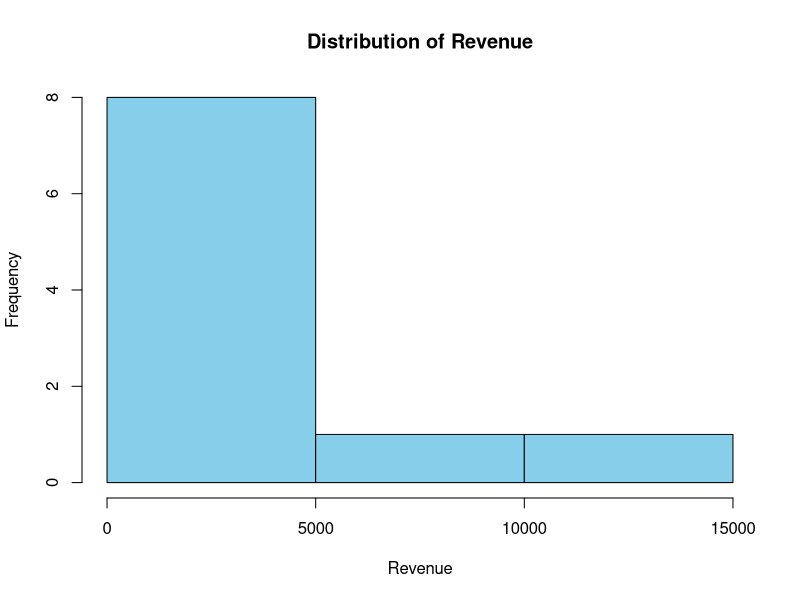
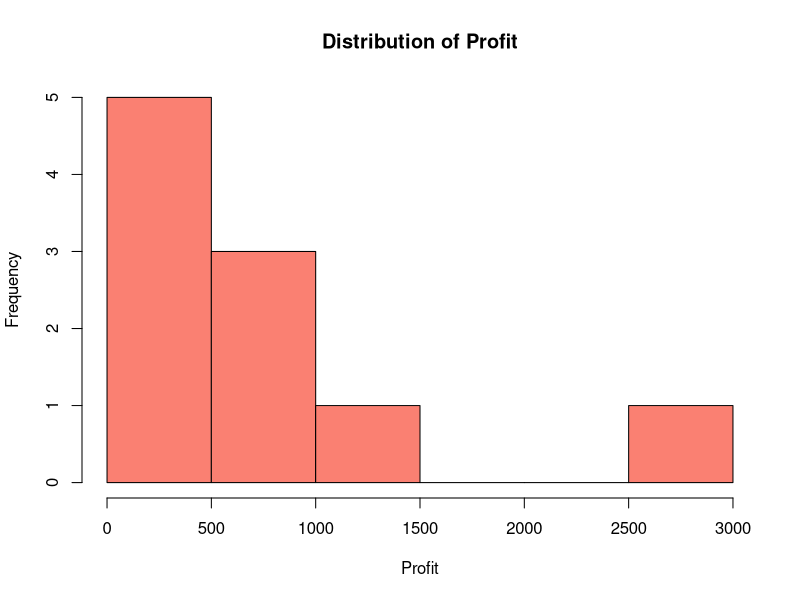

The R source for these figures, in order:
csv_content <- "Product_ID,Product_Name,Category,Units_Sold,Revenue,Profit
101,Laptop,Electronics,15,15000,3000
102,Mouse,Accessories,50,1000,400
103,Keyboard,Accessories,40,2000,800
104,Monitor,Electronics,20,4000,1000
105,Headphones,Accessories,35,1750,500
106,Webcam,Electronics,25,1250,300
107,USB Cable,Accessories,100,500,150
108,Printer,Electronics,10,2500,600
109,Desk Lamp,Furniture,30,900,300
110,Tablet,Electronics,18,5400,1200"

# 2. Read the string as if it were a CSV file
sales_data <- read.csv(textConnection(csv_content))

# Verify the data
head(sales_data)
str(sales_data)

# Summary statistics for all numerical variables
summary(sales_data[, c("Units_Sold", "Revenue", "Profit")])

# Calculating specific metrics for Revenue as an example
mean_rev <- mean(sales_data$Revenue)
median_rev <- median(sales_data$Revenue)
min_rev <- min(sales_data$Revenue)
max_rev <- max(sales_data$Revenue)
quartiles_rev <- quantile(sales_data$Revenue)

# Creating histograms
hist(sales_data$Revenue, main="Distribution of Revenue", xlab="Revenue", col="skyblue")
hist(sales_data$Profit, main="Distribution of Profit", xlab="Profit", col="salmon")

# Calculate Variance, Standard Deviation, and Range for Profit
var_profit <- var(sales_data$Profit)
sd_profit <- sd(sales_data$Profit)
range_profit <- range(sales_data$Profit)

# Display results
cat("Variance:", var_profit, "\n")
cat("Standard Deviation:", sd_profit, "\n")
cat("Range:", range_profit[1], "to", range_profit[2], "\n")
